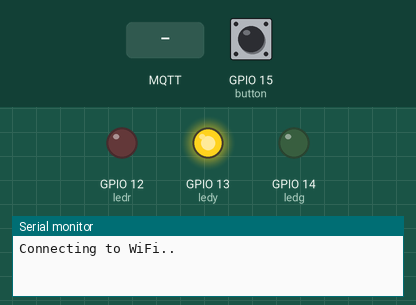
Recording of a sketch running on a simulated ESP8266 (NodeMCU). Parts: output pins drawn as LEDs (lit = HIGH), the last lines printed to the serial monitor. The test bench sets the inputs (shaded band); at power-on: GPIO 15 (button) LOW. WiFi joins after 1.5 s; servers stay silent unless stated; no MQTT or app messages arrive unless stated.

Above: at 0.6 s.
At 2.7 s:
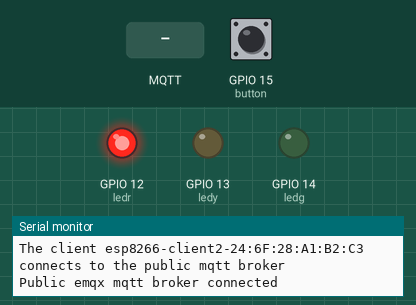
2.8 s: MQTT message "1" arrives on the first subscribed topic
At 3.2 s:
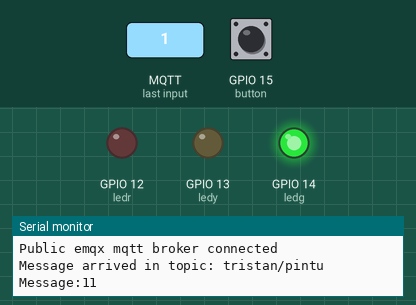
5.8 s: MQTT message "0" arrives on the first subscribed topic
8.8 s: MQTT message "on" arrives on the first subscribed topic
Timing chart, 0 to 11.8 s (numbered marks = the images above; inputs shaded):
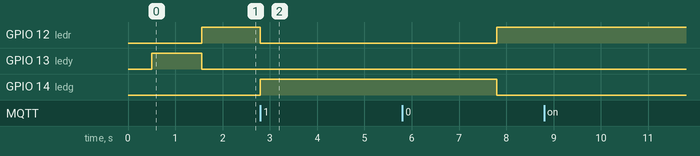

The sketch:

MQTT_Subs.ino
```cpp
#include <ESP8266WiFi.h>
#include <PubSubClient.h>
#include <Wire.h>
#include <Adafruit_GFX.h>
#include <Adafruit_SSD1306.h>

const int ledr = 12;
const int ledy = 13;
const int ledg = 14;
const int button = 15;
int bstate = 0;

// WiFi
const char *ssid = "J71"; // Enter your WiFi name
const char *password = "orchard@1234-1";  // Enter WiFi password

// MQTT Broker
const char *mqtt_broker = "broker.emqx.io";
const char *topic = "tristan/pintu";
const char *mqtt_username = "emqx";
const char *mqtt_password = "public";
const int mqtt_port = 1883;

WiFiClient espClient;
PubSubClient client(espClient);

//void(* resetFunc) (void) = 0;

void setup() {
  // Set software serial baud to 115200;
  Serial.begin(115200);
  pinMode(ledr , OUTPUT);
  pinMode(ledy , OUTPUT);
  pinMode(ledg , OUTPUT);
  pinMode(button , INPUT);

  // connecting to a WiFi network
  connectwifi();
}

void callback(char *topic, byte *payload, unsigned int length)
{
  Serial.print("Message arrived in topic: ");
  Serial.println(topic);
  Serial.print("Message:");
  for (int i = 0; i < length; i++) {
      Serial.print((char) payload[i]);
  }

  if((char)payload[0] == '1')
  {
    Serial.print("1");
    digitalWrite(ledg , HIGH);
    digitalWrite(ledr , LOW);
    delay(5000);
    digitalWrite(ledg , LOW);
    digitalWrite(ledr , HIGH);
  }
  else
  {
    Serial.print("Test Input");
  }
  Serial.println();
  Serial.println("-----------------------");
}

void loop()
{
  bstate = digitalRead(button);

  if(bstate == HIGH)
  {
    client.publish(topic, "1");
    delay(500);
  }
  else
  {
    client.loop();
  }

  if (WiFi.status() != WL_CONNECTED)
  {
    connectwifi();
  }
  else
  {
    client.loop();
  }

  if(!client.connected())
  {
    mqtt();
  }
  else
  {
    client.loop();
  }
}

void connectwifi()
{
  WiFi.begin(ssid, password);
  while (WiFi.status() != WL_CONNECTED)
  {
    delay(500);
    Serial.println("Connecting to WiFi..");
    digitalWrite(ledy , HIGH);
  }
  Serial.println("Connected to the WiFi network");
  digitalWrite(ledy , LOW);
  digitalWrite(ledg , LOW);
  digitalWrite(ledr , HIGH);
  mqtt();
}

void mqtt()
{
  //connecting to a mqtt broker
  client.setServer(mqtt_broker, mqtt_port);
  client.setCallback(callback);
  while (!client.connected())
  {
    digitalWrite(ledr , LOW);
    digitalWrite(ledy , HIGH);
    digitalWrite(ledg , LOW);

    String client_id = "esp8266-client2-";
    client_id += String(WiFi.macAddress());
    Serial.printf("The client %s connects to the public mqtt broker\n", client_id.c_str());
    if (client.connect(client_id.c_str(), mqtt_username, mqtt_password))
    {
      Serial.println("Public emqx mqtt broker connected");
    }
    else
    {
      Serial.print("failed with state ");
      Serial.print(client.state());
      delay(2000);
    }
  }
  digitalWrite(ledr , HIGH);
  digitalWrite(ledy , LOW);
  digitalWrite(ledg , LOW);
  // publish and subscribe
  client.subscribe(topic);
}
```

Measured:
- after the input at 2.8 s, GPIO 12 (ledr): HIGH → LOW at once; GPIO 14 (ledg): LOW → HIGH at once
